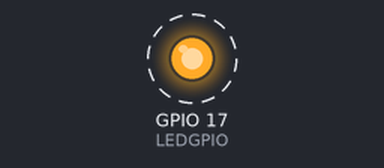
A program run on a simulated Raspberry Pi (BCM pin numbers). On the bench: output pins drawn as LEDs (lit = HIGH). Dashed ring = blinking. The clock reads 2024-03-15 10:24:30 at power-on unless the program sets it; the WebIOPi server calls setup() once and loop() repeatedly; what the program prints to the terminal is not drawn. At 3.0 s the program stops and its outputs stay as they are.

Above: at 0.2 s.
Timing chart, 0 to 3.0 s (numbered marks = the images above):
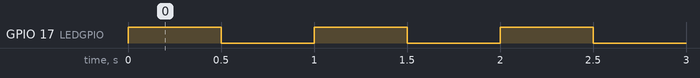

The program:

scriptLed17Blink.py
```python
#=================================================
#scriptLed17Blink.py
#=================================================
import webiopi
import datetime

GPIO  = webiopi.GPIO


LEDGPIO = 17 		# GPIO pin using BCM numbering


# setup function is automatically called at WebIOPi startup
def setup():
    # set the GPIO used by the light to output
    GPIO.setFunction(LEDGPIO, GPIO.OUT)
    # retrieve current datetime
    now = datetime.datetime.now()
    print("			scriptLed17Blink | SETUP at:" + str(now) )
    blink()

def blink():
    state = True
    for x in range(0, 6) :
        GPIO.digitalWrite(LEDGPIO, state)
        state = not state
        webiopi.sleep(0.5)

'''
# Looped by WebIOPi
def loop():
    webiopi.sleep(5)
    blink()
'''

# destroy function is called at WebIOPi shutdown
def destroy():
    GPIO.digitalWrite(LEDGPIO, GPIO.LOW)
```

Measured:
- by itself, GPIO 17 (LEDGPIO): alternates HIGH for 0.50 s and LOW for 0.50 s, 6 changes in all, then stays LOW
